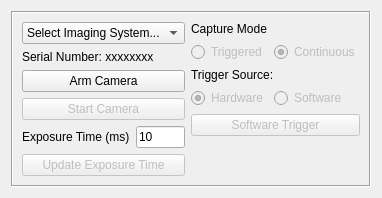
<?xml version="1.0" encoding="UTF-8"?>
<ui version="4.0">
 <class>CameraControlWidget</class>
 <widget class="QWidget" name="CameraControlWidget">
  <property name="geometry">
   <rect>
    <x>0</x>
    <y>0</y>
    <width>355</width>
    <height>196</height>
   </rect>
  </property>
  <layout class="QGridLayout" name="gridLayout">
   <item row="0" column="0">
    <widget class="QFrame" name="frame">
     <property name="frameShape">
      <enum>QFrame::Box</enum>
     </property>
     <property name="frameShadow">
      <enum>QFrame::Sunken</enum>
     </property>
     <layout class="QGridLayout" name="gridLayout_2">
      <item row="0" column="0" rowspan="2">
       <layout class="QVBoxLayout" name="verticalLayout">
        <item>
         <widget class="QComboBox" name="camera_comboBox">
          <item>
           <property name="text">
            <string>Select Imaging System...</string>
           </property>
          </item>
         </widget>
        </item>
        <item>
         <widget class="QLabel" name="serial_label">
          <property name="text">
           <string>Serial Number: xxxxxxxx</string>
          </property>
         </widget>
        </item>
        <item>
         <widget class="QPushButton" name="arm_pushButton">
          <property name="text">
           <string>Arm Camera</string>
          </property>
         </widget>
        </item>
        <item>
         <widget class="QPushButton" name="start_pushButton">
          <property name="enabled">
           <bool>false</bool>
          </property>
          <property name="text">
           <string>Start Camera</string>
          </property>
         </widget>
        </item>
        <item>
         <layout class="QHBoxLayout" name="horizontalLayout">
          <item>
           <widget class="QLabel" name="exposure_label">
            <property name="text">
             <string>Exposure Time (ms)</string>
            </property>
           </widget>
          </item>
          <item>
           <widget class="QLineEdit" name="exposure_lineEdit">
            <property name="text">
             <string>10</string>
            </property>
           </widget>
          </item>
         </layout>
        </item>
        <item>
         <widget class="QPushButton" name="exposure_pushButton">
          <property name="enabled">
           <bool>false</bool>
          </property>
          <property name="text">
           <string>Update Exposure Time</string>
          </property>
         </widget>
        </item>
       </layout>
      </item>
      <item row="0" column="3" rowspan="2">
       <layout class="QGridLayout" name="gridLayout_3">
        <item row="3" column="0">
         <widget class="QRadioButton" name="hardware_trigger_radioButton">
          <property name="enabled">
           <bool>false</bool>
          </property>
          <property name="text">
           <string>Hardware</string>
          </property>
          <property name="checked">
           <bool>true</bool>
          </property>
          <attribute name="buttonGroup">
           <string notr="true">trigger_source_buttonGroup</string>
          </attribute>
         </widget>
        </item>
        <item row="3" column="1">
         <widget class="QRadioButton" name="software_trigger_radioButton">
          <property name="enabled">
           <bool>false</bool>
          </property>
          <property name="text">
           <string>Software</string>
          </property>
          <attribute name="buttonGroup">
           <string notr="true">trigger_source_buttonGroup</string>
          </attribute>
         </widget>
        </item>
        <item row="1" column="0">
         <widget class="QRadioButton" name="triggered_radioButton">
          <property name="enabled">
           <bool>false</bool>
          </property>
          <property name="text">
           <string>Triggered</string>
          </property>
          <attribute name="buttonGroup">
           <string notr="true">capture_mode_buttonGroup</string>
          </attribute>
         </widget>
        </item>
        <item row="1" column="1">
         <widget class="QRadioButton" name="continuous_radioButton">
          <property name="enabled">
           <bool>false</bool>
          </property>
          <property name="text">
           <string>Continuous</string>
          </property>
          <property name="checked">
           <bool>true</bool>
          </property>
          <attribute name="buttonGroup">
           <string notr="true">capture_mode_buttonGroup</string>
          </attribute>
         </widget>
        </item>
        <item row="0" column="0" colspan="2">
         <widget class="QLabel" name="capture_mode_label">
          <property name="text">
           <string>Capture Mode</string>
          </property>
         </widget>
        </item>
        <item row="4" column="0" colspan="2">
         <widget class="QPushButton" name="software_trigger_pushButton">
          <property name="enabled">
           <bool>false</bool>
          </property>
          <property name="text">
           <string>Software Trigger</string>
          </property>
         </widget>
        </item>
        <item row="2" column="0" colspan="2">
         <widget class="QLabel" name="trigger_source_label">
          <property name="text">
           <string>Trigger Source:</string>
          </property>
         </widget>
        </item>
        <item row="5" column="0" colspan="2">
         <spacer name="verticalSpacer">
          <property name="orientation">
           <enum>Qt::Vertical</enum>
          </property>
          <property name="sizeHint" stdset="0">
           <size>
            <width>20</width>
            <height>40</height>
           </size>
          </property>
         </spacer>
        </item>
       </layout>
      </item>
     </layout>
    </widget>
   </item>
  </layout>
 </widget>
 <resources/>
 <connections/>
 <buttongroups>
  <buttongroup name="trigger_source_buttonGroup"/>
  <buttongroup name="capture_mode_buttonGroup"/>
 </buttongroups>
</ui>
